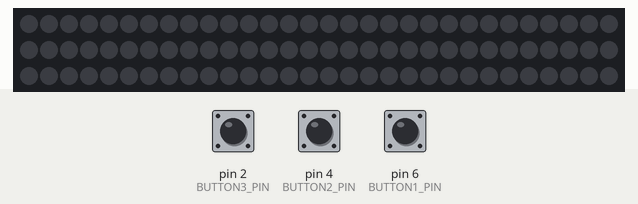
A sketch run on a simulated Arduino Uno, built with avr-gcc and run on an emulated ATmega328P. On the bench: 90 RGB LEDs in strip order, left to right, continuing on the next row. The inputs (shaded band) are chosen by the test bench; at power-on: pin 2 (BUTTON3_PIN) HIGH, pin 4 (BUTTON2_PIN) HIGH, pin 6 (BUTTON1_PIN) HIGH.

Above: at 1.2 s.
1.3 s: pin 2 (BUTTON3_PIN) pulled LOW for 0.15 s
At 2.5 s:
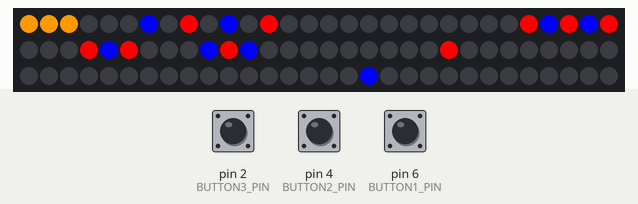
2.9 s: pin 4 (BUTTON2_PIN) pulled LOW for 0.15 s
4.5 s: pin 6 (BUTTON1_PIN) pulled LOW for 0.15 s
At 4.9 s:
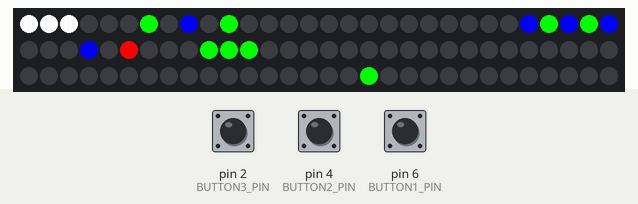
6.1 s: pin 2 (BUTTON3_PIN) pulled LOW for 1 s
At 7.4 s:
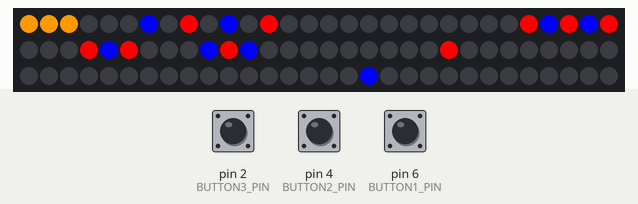
8.6 s: pin 4 (BUTTON2_PIN) pulled LOW for 1 s
Timing chart, 0 to 11.6 s (numbered marks = the images above; inputs shaded):
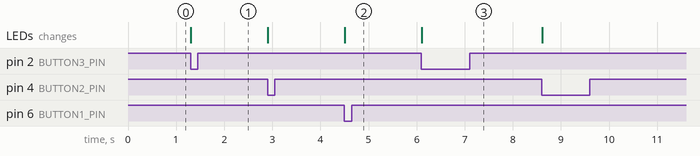

Measured:
- after the input at 1.3 s, the LEDs: change at once (image 1)
- after the input at 4.5 s, the LEDs: change at once (image 2)
- after the input at 6.1 s, the LEDs: change at once (image 3)

The sketch:

sketch_REC_steady_light.ino
```cpp
#include <Adafruit_NeoPixel.h>
#define LED_PIN 8
#define BUTTON1_PIN 6
#define BUTTON2_PIN 4
#define BUTTON3_PIN 2
#define NUM_LEDS 90

Adafruit_NeoPixel strip(NUM_LEDS, LED_PIN, NEO_GRB + NEO_KHZ800);

int ledState1 = 0;  // State_1 for configuration LEDs (0: off, 1: on with colors)
int ledState2 = 0;  // State_2 for configuration LEDs (0: off, 1: on with colors)
int ledState3 = 0;  // State_3 for configuration LEDs (0: off, 1: on with colors)

void setup() {
  strip.begin();
  strip.show();  // Initialize all pixels to 'off'
  pinMode(BUTTON1_PIN, INPUT_PULLUP);
  pinMode(BUTTON2_PIN, INPUT_PULLUP);
  pinMode(BUTTON3_PIN, INPUT_PULLUP);
}

void loop() {
  int buttonState1 = digitalRead(BUTTON1_PIN);
  int buttonState2 = digitalRead(BUTTON2_PIN);
  int buttonState3 = digitalRead(BUTTON3_PIN);

  // mezzogiorno, produzione fotovoltaica max
  if (buttonState1 == LOW) {
    // If Button 1 is pressed, toggle the state of LEDs
    ledState1 = 1 - ledState1;  // Toggle between 0 and 1
    if (ledState1 == 1) {
      // If LEDs are turned on, set their colors
      strip.setPixelColor(0, strip.Color(255, 255, 255));  // cabina primaria
      strip.setPixelColor(1, strip.Color(255, 255, 255));  //
      strip.setPixelColor(2, strip.Color(255, 255, 255));  //

      strip.setPixelColor(6, strip.Color(0, 255, 0));   // casa fotovoltaico
      strip.setPixelColor(8, strip.Color(0, 0, 255));   // casa
      strip.setPixelColor(10, strip.Color(0, 255, 0));  // casa fotovoltaico
      strip.setPixelColor(12, strip.Color(0, 0, 0));    // casa

      strip.setPixelColor(25, strip.Color(0, 0, 255));  // fabbrica/ospedale fotovoltaico
      strip.setPixelColor(26, strip.Color(0, 255, 0));  //
      strip.setPixelColor(27, strip.Color(0, 0, 255));  //
      strip.setPixelColor(28, strip.Color(0, 255, 0));  //
      strip.setPixelColor(29, strip.Color(0, 0, 255));  //

      strip.setPixelColor(33, strip.Color(0, 0, 255));  // ufficio
      strip.setPixelColor(34, strip.Color(0, 0, 0));    //
      strip.setPixelColor(35, strip.Color(255, 0, 0));  //

      strip.setPixelColor(39, strip.Color(0, 255, 0));  // condominio fotovoltaico
      strip.setPixelColor(40, strip.Color(0, 255, 0));  //
      strip.setPixelColor(41, strip.Color(0, 255, 0));  //

      strip.setPixelColor(51, strip.Color(0, 0, 0));  // casa

      strip.setPixelColor(77, strip.Color(0, 255, 0));  // casa montagna fotovoltaico
    }
    strip.show();  // Update the strip to display the new colors
  }


  // notte, preferibile utilizzo della rete elettrica nazionale per il basso costo dell'energia a causa della non possibilità di spegnimento degli impianti termoelettrici
  if (buttonState2 == LOW) {
    // If Button 1 is pressed, toggle the state of LEDs
    ledState2 = 1 - ledState2;  // Toggle between 0 and 1
    if (ledState2 == 1) {
      // If LEDs are turned on, set their colors
      strip.setPixelColor(0, strip.Color(1, 1, 1));  // cabina primaria
      strip.setPixelColor(1, strip.Color(1, 1, 1));  //
      strip.setPixelColor(2, strip.Color(1, 1, 1));  //

      strip.setPixelColor(6, strip.Color(0, 0, 0));    // casa fotovoltaico
      strip.setPixelColor(8, strip.Color(255, 0, 0));  // casa
      strip.setPixelColor(10, strip.Color(0, 0, 0));   // casa fotovoltaico
      strip.setPixelColor(12, strip.Color(0, 0, 0));   // casa

      strip.setPixelColor(25, strip.Color(255, 0, 0));  // fabbrica/ospedale fotovoltaico
      strip.setPixelColor(26, strip.Color(0, 0, 255));  //
      strip.setPixelColor(27, strip.Color(255, 0, 0));  //
      strip.setPixelColor(28, strip.Color(0, 0, 255));  //
      strip.setPixelColor(29, strip.Color(255, 0, 0));  //

      strip.setPixelColor(33, strip.Color(0, 0, 0));  // ufficio
      strip.setPixelColor(34, strip.Color(0, 0, 0));  //
      strip.setPixelColor(35, strip.Color(0, 0, 0));  //

      strip.setPixelColor(39, strip.Color(255, 0, 0));  // condominio fotovoltaico
      strip.setPixelColor(40, strip.Color(0, 0, 0));    //
      strip.setPixelColor(41, strip.Color(255, 0, 0));  //

      strip.setPixelColor(51, strip.Color(0, 0, 0));  // casa

      strip.setPixelColor(77, strip.Color(0, 0, 255));  // casa montagna fotovoltaico
    }
    strip.show();  // Update the strip to display the new colors
  }


  // ore di punta 07:00, 19:00. produzione fotovoltaica quasi nulla. necessità di accumulatori già carichi per ridurre il picco di assorbimento dalla rete nazionale (spesso energia fossile)
  if (buttonState3 == LOW) {
    // If Button 1 is pressed, toggle the state of LEDs
    ledState3 = 1 - ledState3;  // Toggle between 0 and 1
    if (ledState3 == 1) {
      // If LEDs are turned on, set their colors
      strip.setPixelColor(0, strip.Color(255, 153, 0));  // cabina primaria
      strip.setPixelColor(1, strip.Color(255, 153, 0));  //
      strip.setPixelColor(2, strip.Color(255, 153, 0));  //

      strip.setPixelColor(6, strip.Color(0, 0, 255));   // casa fotovoltaico
      strip.setPixelColor(8, strip.Color(255, 0, 0));   // casa
      strip.setPixelColor(10, strip.Color(0, 0, 255));  // casa fotovoltaico
      strip.setPixelColor(12, strip.Color(255, 0, 0));  // casa

      strip.setPixelColor(25, strip.Color(255, 0, 0));  // fabbrica/ospedale fotovoltaico
      strip.setPixelColor(26, strip.Color(0, 0, 255));  //
      strip.setPixelColor(27, strip.Color(255, 0, 0));  //
      strip.setPixelColor(28, strip.Color(0, 0, 255));  //
      strip.setPixelColor(29, strip.Color(255, 0, 0));  //

      strip.setPixelColor(33, strip.Color(255, 0, 0));  // ufficio
      strip.setPixelColor(34, strip.Color(0, 0, 255));  //
      strip.setPixelColor(35, strip.Color(255, 0, 0));  //

      strip.setPixelColor(39, strip.Color(0, 0, 255));  // condominio fotovoltaico
      strip.setPixelColor(40, strip.Color(255, 0, 0));  //
      strip.setPixelColor(41, strip.Color(0, 0, 255));  //

      strip.setPixelColor(51, strip.Color(255, 0, 0));  // casa

      strip.setPixelColor(77, strip.Color(0, 0, 255));  // casa montagna fotovoltaico
    }
    strip.show();  // Update the strip to display the new colors
  }
}
```
